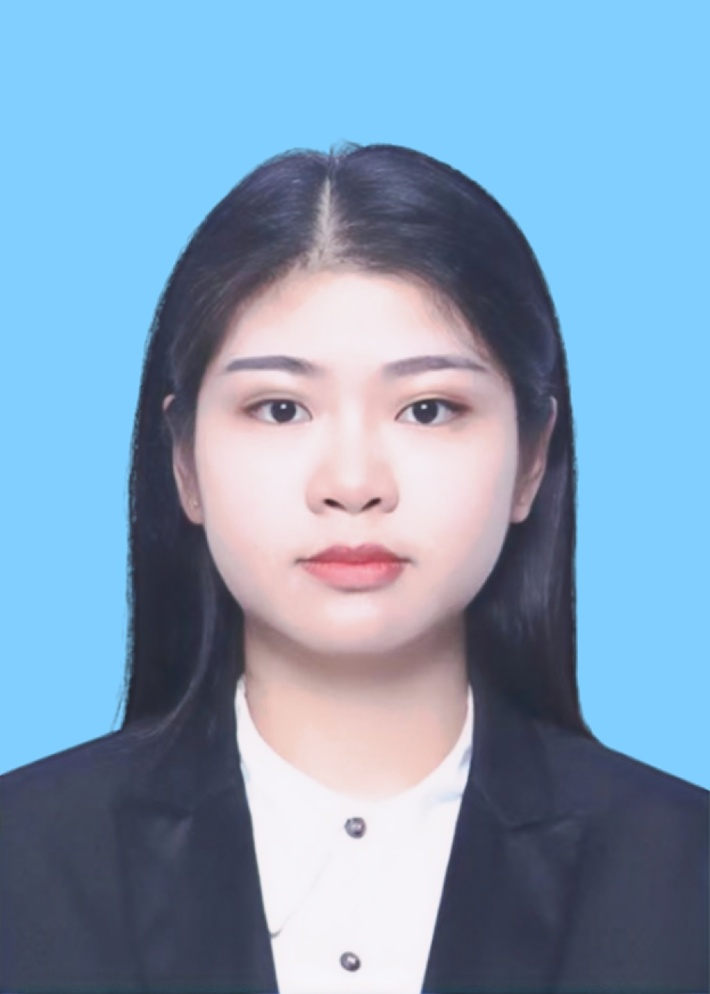
#> input picture 20231119RMB500Day10/0003.jpg, 710 x 994 px, shrunk from 984 x 1378 before the run
$ python kou.py
#> lines starting #> are read from the running program, lines starting #| are printed output that depends on the picture; after the words box and inside, x2 and y2 are one past the last pixel; in counts of white or black regions, pixels touching at a corner belong together
import cv2
import numpy as np

def image_segmentation(image_path):
    # 读取图像
#> called with image_path = '0003.jpg'
    image = cv2.imread(image_path)
#> image is the input picture: shape (994, 710, 3); mean B, G, R 184.1, 157.1, 129.1

    # 将图像转换为灰度图
    gray = cv2.cvtColor(image, cv2.COLOR_BGR2GRAY)
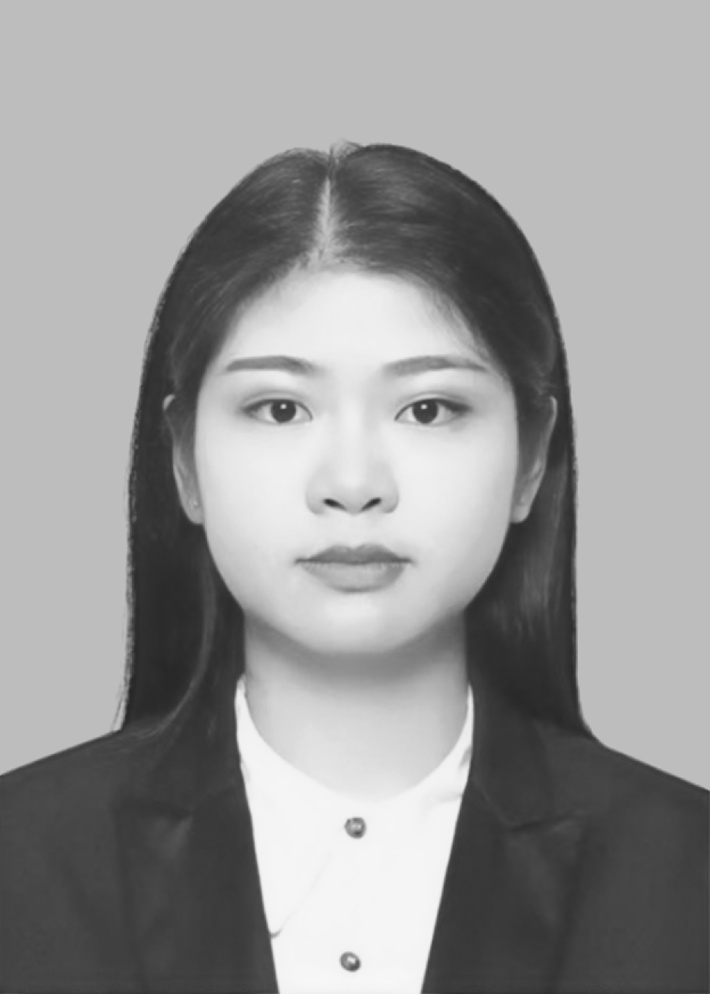
#> gray: shape (994, 710); min 37, max 248, mean 151.7

    # 进行阈值分割
    _, threshold = cv2.threshold(gray, 0, 255, cv2.THRESH_BINARY_INV+cv2.THRESH_OTSU)
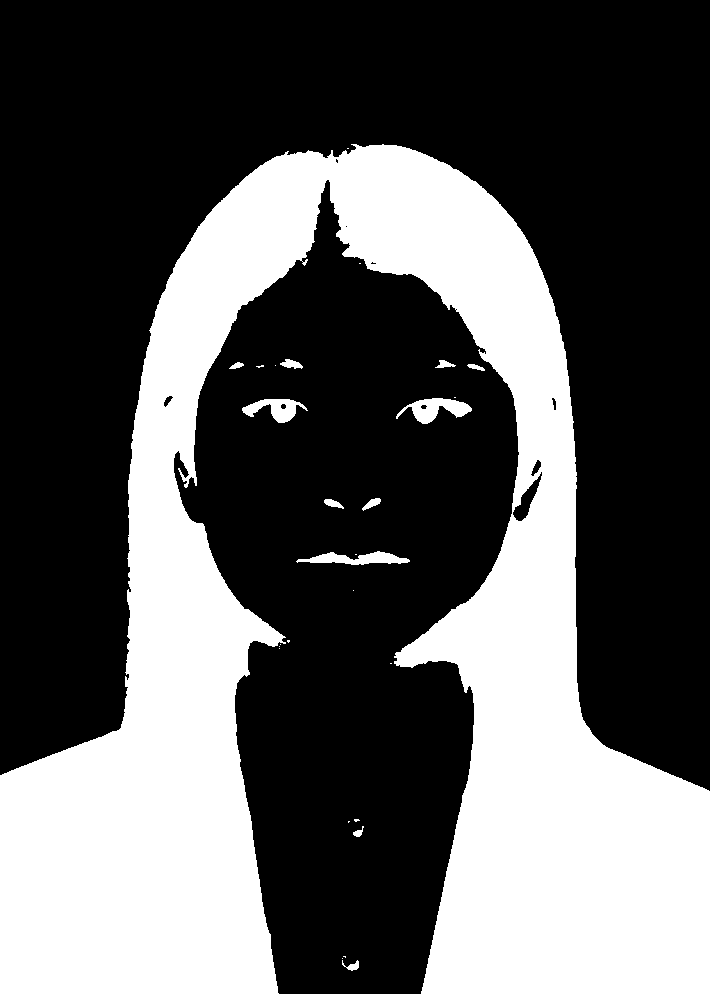
#> threshold: shape (994, 710); 35% white; 28 white regions (16 under 20 px)

    # 查找图像中的轮廓
    contours, _ = cv2.findContours(threshold, cv2.RETR_EXTERNAL, cv2.CHAIN_APPROX_SIMPLE)
#> contours = 28 contours, 16 with area under 20; largest, box (x1, y1, x2, y2) and area: (0, 144, 710, 994) 241768, (396, 398, 472, 424) 892, (296, 551, 410, 565) 744, (242, 399, 308, 423) 722, (280, 359, 303, 369) 110

    # 创建与原始图像相同大小的掩膜图像
    mask = np.zeros_like(image)

    # 绘制轮廓到掩膜图像上
    cv2.drawContours(mask, contours, -1, (255, 255, 255), thickness=cv2.FILLED)
#> mask: shape (994, 710, 3); 35.1% white; 28 white regions (16 under 20 px), largest, box (x1, y1, x2, y2) and area: (0, 144, 710, 994) 244134, (396, 398, 472, 424) 979, (296, 551, 410, 565) 860

    # 将掩膜图像与原始图像进行位运算，抠出目标区域
    result = cv2.bitwise_and(image, mask)
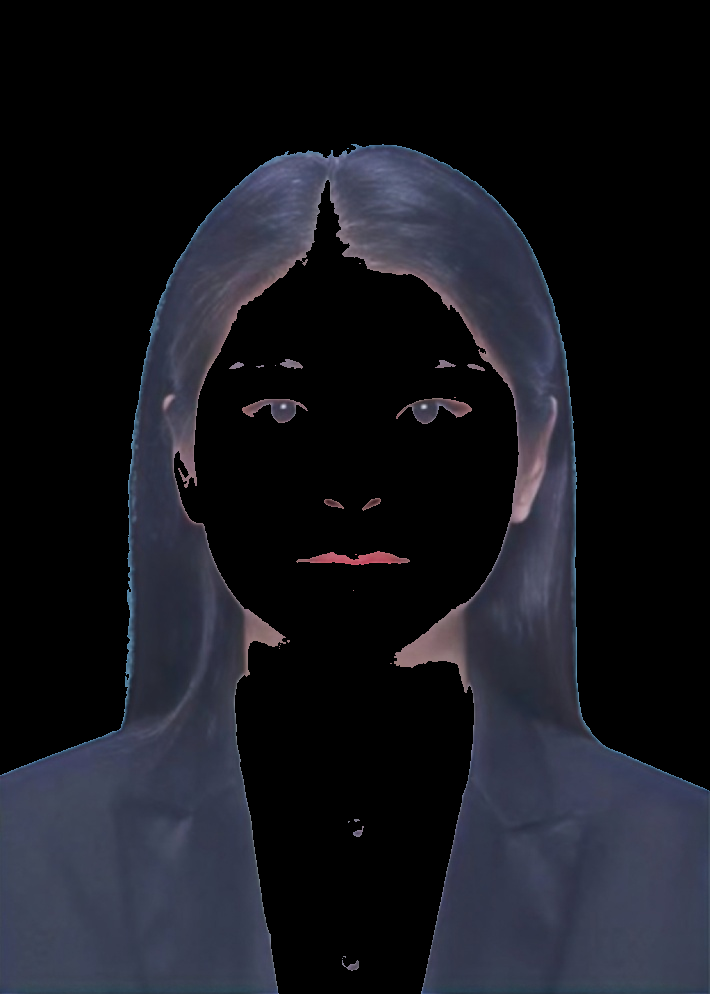
#> result: shape (994, 710, 3); mean B, G, R 29.8, 23.1, 22.1

    # 保存抠图结果到当前文件夹
    output_path = 'segmented_image.jpg'
    cv2.imwrite(output_path, result)

    return output_path

# 测试图像抠图函数
image_path = '0003.jpg'  # 替换为你的图像文件路径
segmented_image_path = image_segmentation(image_path)

print("抠图结果已保存至:", segmented_image_path)

$ run again, with 20231119RMB500Day10/0001.jpg copied over 20231119RMB500Day10/0003.jpg
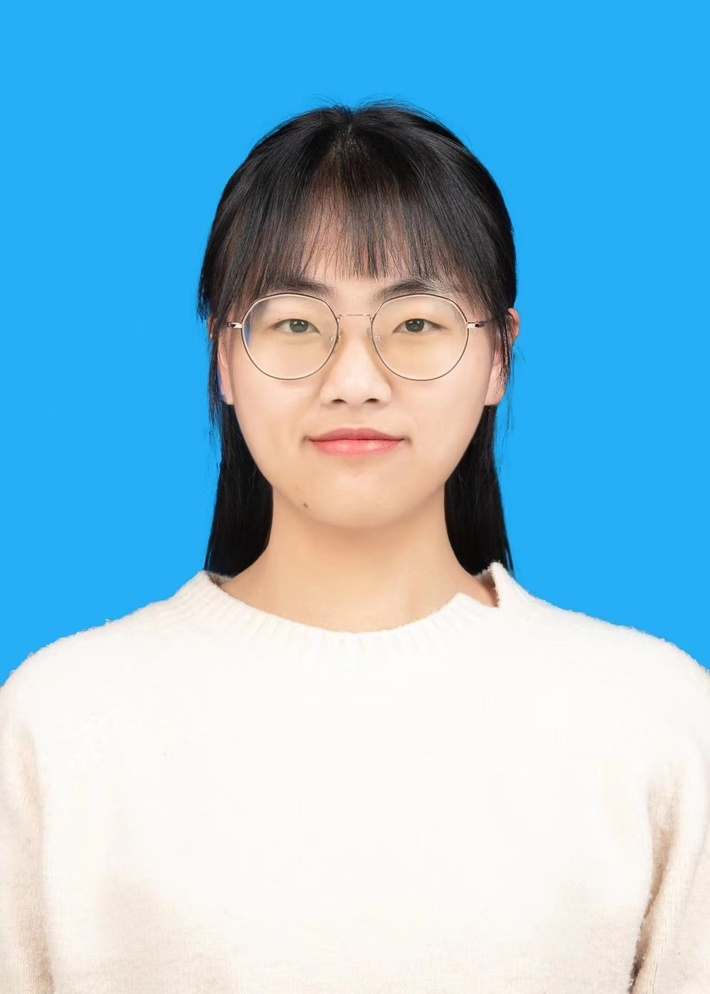
#> input picture 20231119RMB500Day10/0001.jpg, 710 x 994 px, shrunk from 1280 x 1792 before the run
#> in image_segmentation, image is the input picture: shape (994, 710, 3); mean B, G, R 216.1, 190.9, 140.6
#> in image_segmentation, `_, threshold = cv2.threshold(gray, 0, 255, cv2.THRESH_BINARY_INV+cv2.T..`:
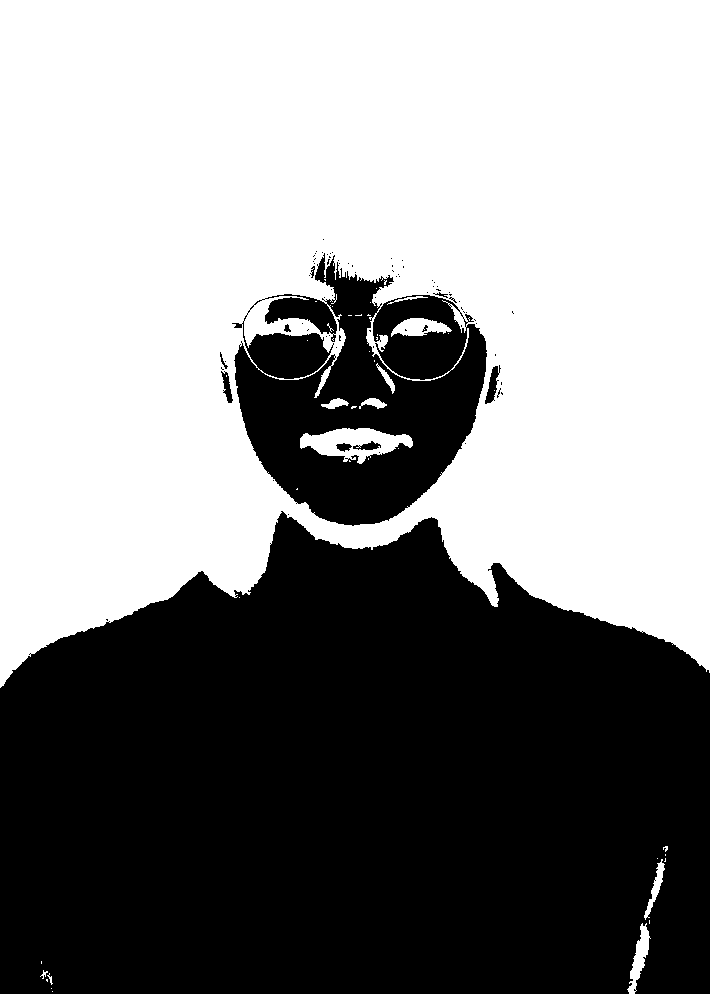
#> threshold: shape (994, 710); 54.1% white; 79 black regions (68 under 20 px)
#> contours = 15 contours, 12 with area under 20; largest, box (x1, y1, x2, y2) and area: (0, 0, 710, 688) 420417, (627, 923, 651, 994) 576, (644, 859, 665, 920) 286
#> mask: shape (994, 710, 3); 59.9% white; 1 black region, box (x1, y1, x2, y2) and area: (0, 511, 710, 994) 282701
#> in image_segmentation, `result = cv2.bitwise_and(image, mask)`:
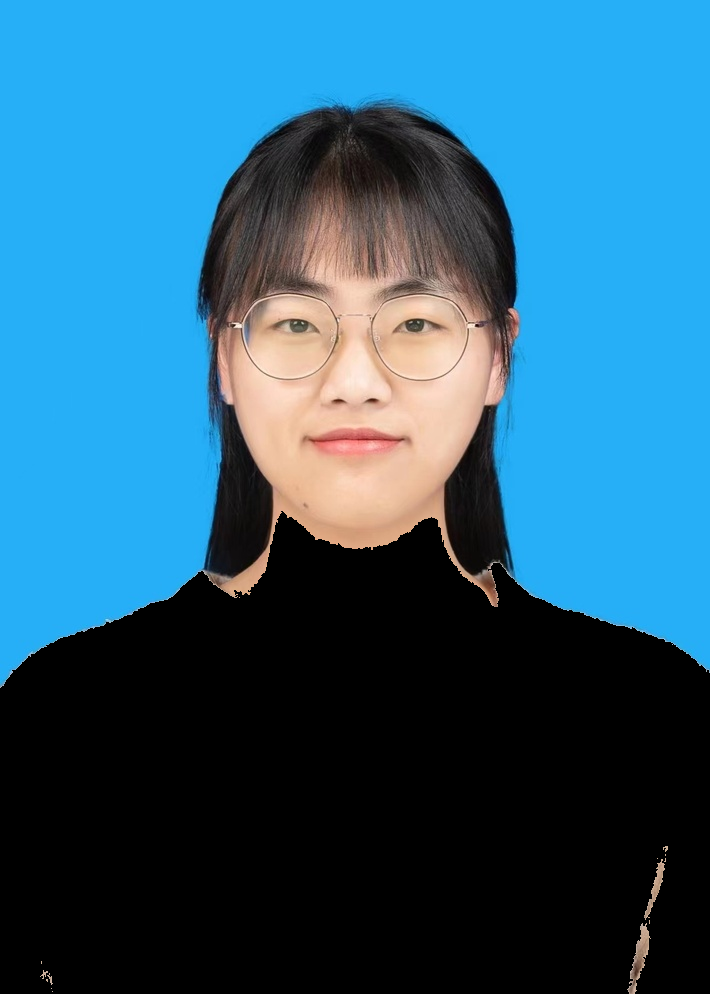
#> result: shape (994, 710, 3); mean B, G, R 121.8, 93.9, 41

$ run again, with 20231119RMB500Day10/0008.jpg copied over 20231119RMB500Day10/0003.jpg
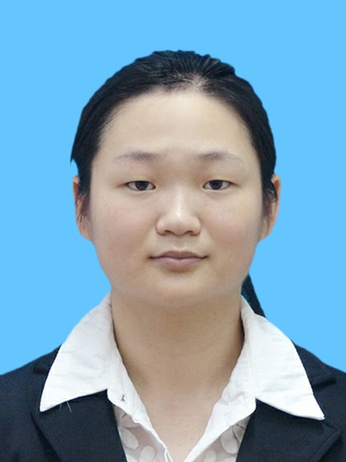
#> input picture 20231119RMB500Day10/0008.jpg, 346 x 462 px, shrunk from 480 x 640 before the run
#> in image_segmentation, image is the input picture: shape (462, 346, 3); mean B, G, R 186.6, 164.1, 126.5
#> in image_segmentation, `_, threshold = cv2.threshold(gray, 0, 255, cv2.THRESH_BINARY_INV+cv2.T..`:
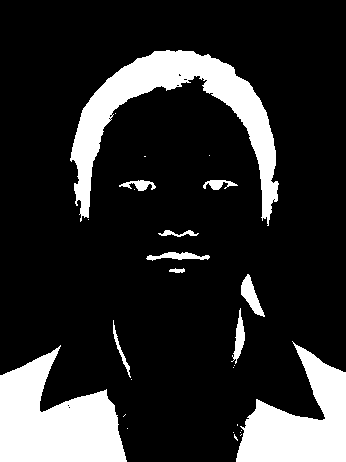
#> threshold: shape (462, 346); 17.4% white; 27 white regions (16 under 20 px)
#> contours = 27 contours, 16 with area under 20; largest, box (x1, y1, x2, y2) and area: (70, 50, 279, 226) 9392, (0, 345, 127, 462) 8910, (236, 341, 346, 462) 6792, (241, 274, 265, 317) 394, (231, 308, 245, 364) 268
#> mask: shape (462, 346, 3); 17.4% white; 27 white regions (16 under 20 px), largest, box (x1, y1, x2, y2) and area: (70, 50, 279, 226) 9836, (0, 345, 127, 462) 9149, (236, 341, 346, 462) 7027
#> in image_segmentation, `result = cv2.bitwise_and(image, mask)`:
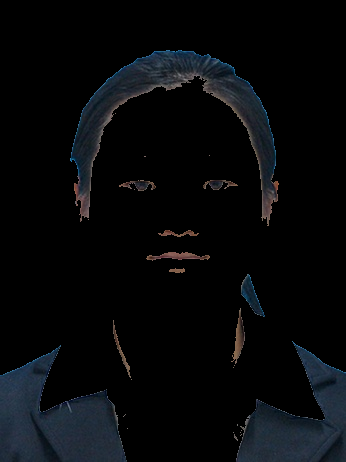
#> result: shape (462, 346, 3); mean B, G, R 10.4, 8.4, 6.9

$ run again, with 20231119RMB500Day10/blue.jpg copied over 20231119RMB500Day10/0003.jpg
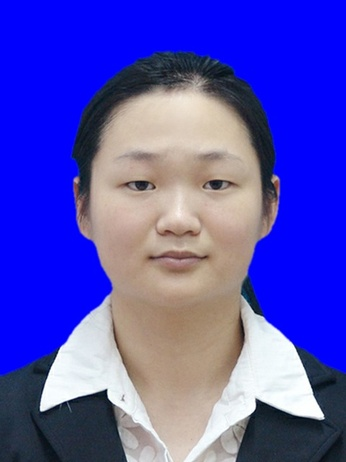
#> input picture 20231119RMB500Day10/blue.jpg, 346 x 462 px, shrunk from 480 x 640 before the run
#> in image_segmentation, image is the input picture: shape (462, 346, 3); mean B, G, R 186.9, 77.6, 82
#> in image_segmentation, `_, threshold = cv2.threshold(gray, 0, 255, cv2.THRESH_BINARY_INV+cv2.T..`:
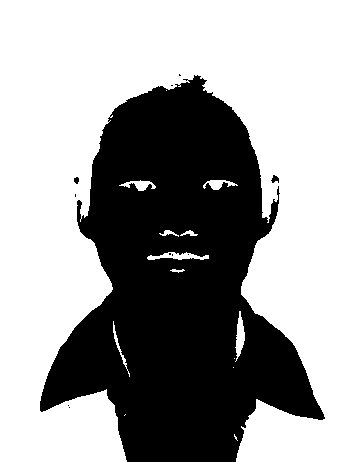
#> threshold: shape (462, 346); 61.1% white; 11 black regions (8 under 20 px)
#> contours = 14 contours, 6 with area under 20; largest, box (x1, y1, x2, y2) and area: (0, 0, 346, 462) 95172, (235, 311, 245, 362) 222, (147, 252, 209, 260) 218, (119, 180, 156, 191) 147, (203, 180, 238, 190) 135, (113, 321, 130, 377) 66, (159, 230, 179, 237) 36, (180, 230, 198, 236) 33
#> mask: shape (462, 346, 3); 61.1% white; 1 black region, box (x1, y1, x2, y2) and area: (40, 75, 325, 462) 62108
#> in image_segmentation, `result = cv2.bitwise_and(image, mask)`:
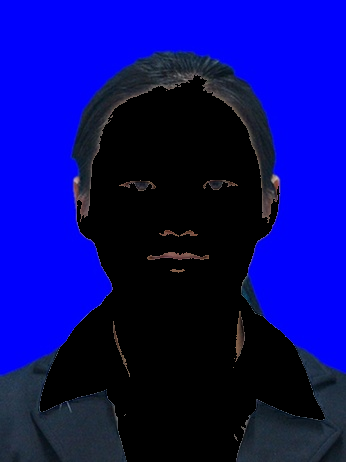
#> result: shape (462, 346, 3); mean B, G, R 121.9, 8.1, 6.7
